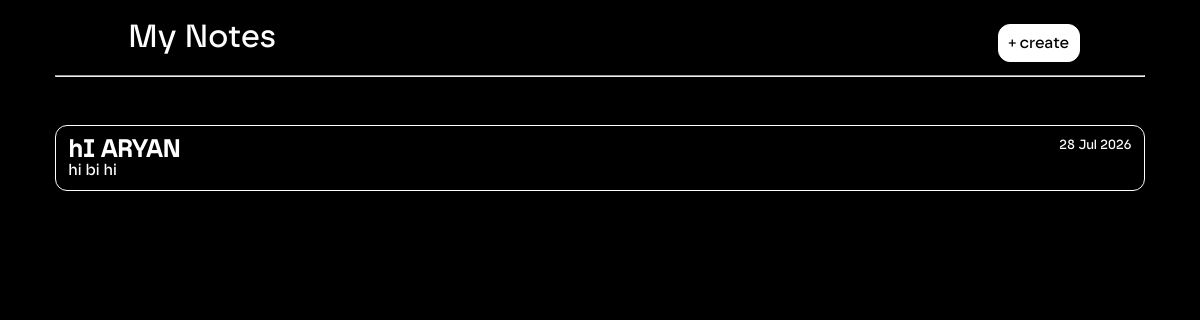
The page / (signed in) on the database as committed earlier.
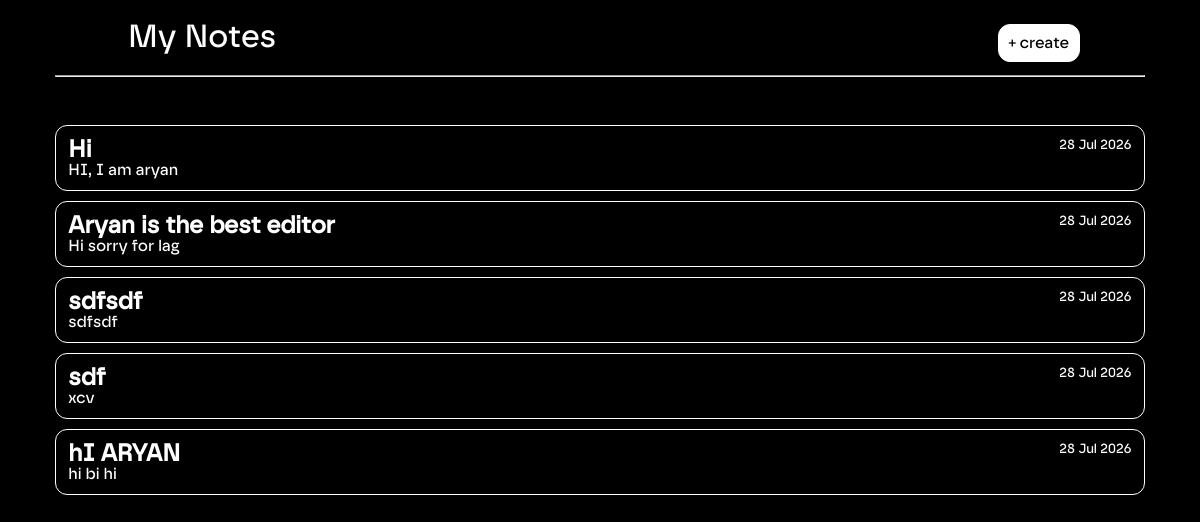
The same page on the database as committed later.
### app.py (models this page shows)
class Note(db.Model):
    id = db.Column(
        db.Integer,
        primary_key=True
    )
    title = db.Column(
        db.String(100),
        nullable=False
    )
    content = db.Column(
        db.Text,
        nullable=False
    )
    created_at = db.Column(
        db.DateTime,
        default=datetime.utcnow
    )
    user_id = db.Column(
        db.Integer,
        nullable=False
    )

### app.py (the view)
@app.route("/")
@login_required
def home():
    notes = Note.query.filter_by(
        user_id=current_user.id
    ).order_by(
        Note.created_at.desc()
    ).all()
    return render_template(
        "index.html",
        notes=notes
    )

### app.py (called while the page is built)
@login_manager.user_loader
def load_user(user_id):
    return User.query.get(int(user_id))

### templates/index.html (shortened to what this page needs)
<!DOCTYPE html>
<html lang="en">
<head>
    <link rel="stylesheet"
    href="{{ url_for('static', filename='index.css') }}">
</head>
<body>
<div class="main">
    <header>
        <h1 >&nbsp;&nbsp;&nbsp;&nbsp;&nbsp;&nbsp;&nbsp;&nbsp;&nbsp;My Notes</h1>
        <hr id="hr" >
        <div class="top-right">
            <a href="/new" id="new-note">
                <p id="new" >+ create</p>
            </a>
        </div>
    </header>
    {% if notes %}
        <div class="notes-grid">
        {% for note in notes %}
            <a
            class="note-card"
            href="{{ url_for('view_note', id=note.id) }}">
                <div class="tit">
                    <h2>
                        {{ note.title }}
                    </h2>
                    <small>
                        {{ note.created_at.strftime("%d %b %Y") }}
                    </small>
                </div>
                <p>
                    {{ note.content[:150] }}
                </p>
            </a>
        {% endfor %}
        </div>
    {% endif %}
</body>
</body>
</html>

### static/index.css (style rules this page uses)
.main { margin-left: 4%; margin-right: 4%; }
body { background-color: black; color: white; }
h1, p { font-family: safiro; font-weight: 1; }
#new-note { color: white; text-decoration: none; }
#new { border: 1px solid white; display: inline-block; padding: 10px; border-radius: 12px; color: black; background-color: white; position: fixed; top: 1vh; right: 10vw; }
.note-card { position: relative; z-index: 1; }
#hr { margin-bottom: 6vh; }
.note-card { color: white; text-decoration: none; display: inline-block; display: flex; flex-direction: column; border: 1px solid white; padding: 12px; margin-bottom: 10px; border-radius: 12px; transition: 0.2s; }
a { font-family: safiro; }
.note-card h2, .note-card p, .note-card small { margin: 0; }
.tit { display: flex; justify-content: space-between; }

Rows that differ between the two databases and show on the page:
added Note: title "Hi", created_at "28 Jul 2026", content "HI, I am aryan"
added Note: title "Aryan is the best editor", created_at "28 Jul 2026", content "Hi sorry for lag"
added Note: title "sdfsdf", created_at "28 Jul 2026", content "sdfsdf"
added Note: title "sdf", created_at "28 Jul 2026", content "xcv"
